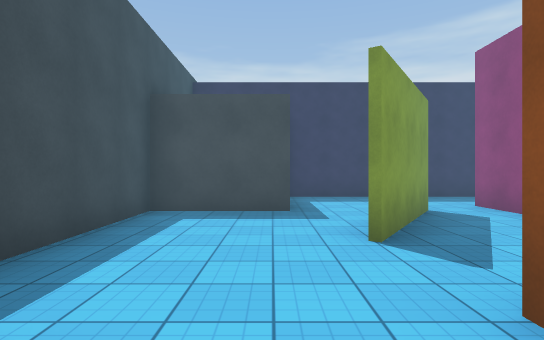
view 1 (above)

22 first-person views from a walk through a scene from a Unity 3-D project. The camera is 1.4 m above the floor, looks level and sees 80° across. The floor is counted in squares, 2 m on a side. Each view is taken from the middle of a square. On the plan, view 1 faces up. The plan holds only what a view shows up to about 10 squares ahead; the rest is blank. The place goes on beyond the plan. The player is left out. Some animated figures are not drawn. Surface patterns are stand-ins for the level's own textures.

view 2
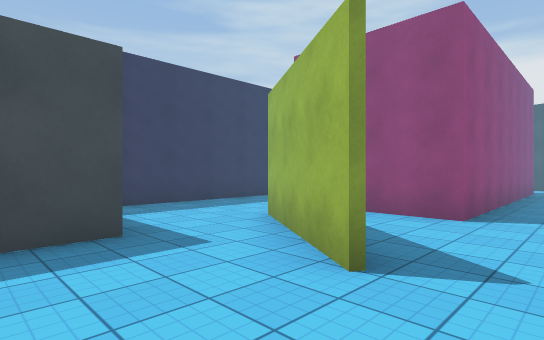

view 3
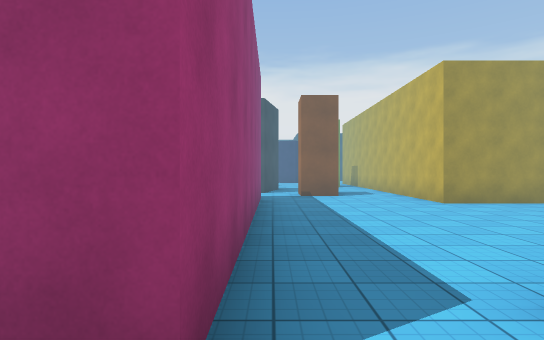

view 4
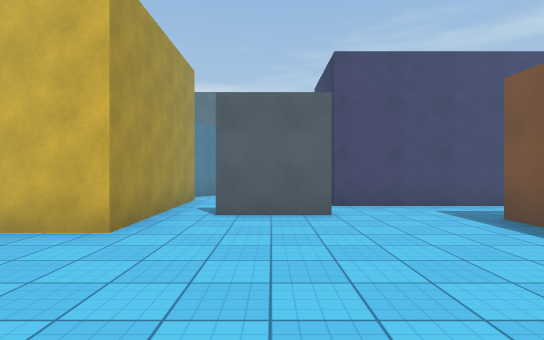

view 5
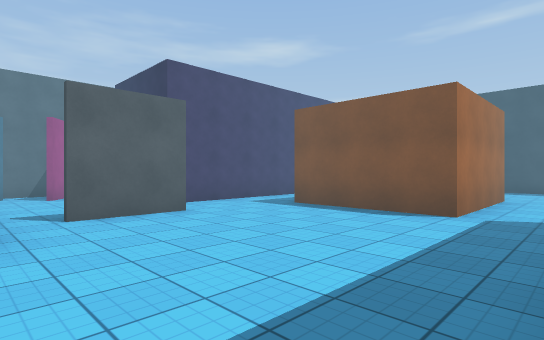

view 6
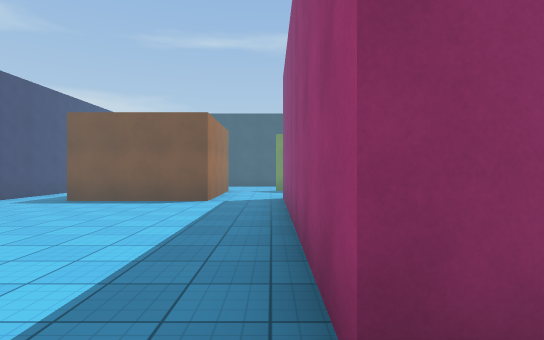

view 7
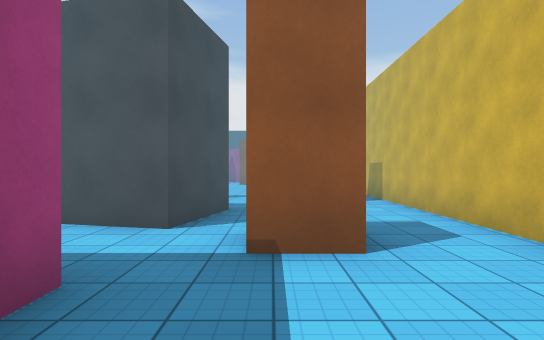

view 8
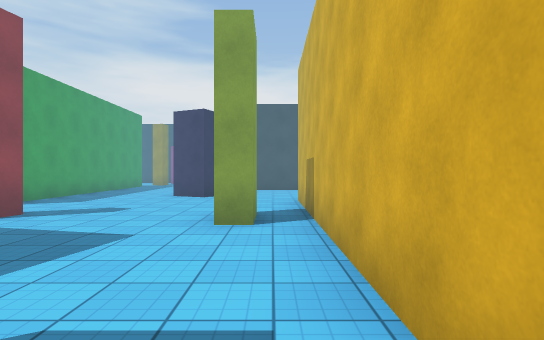

view 9
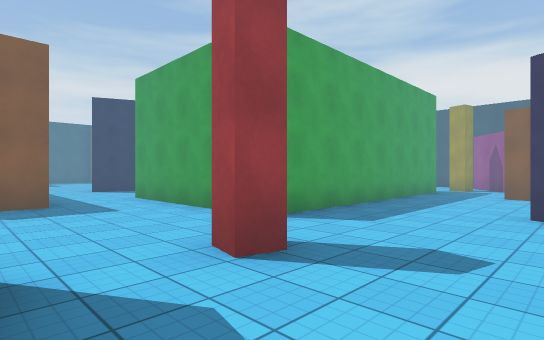

view 10
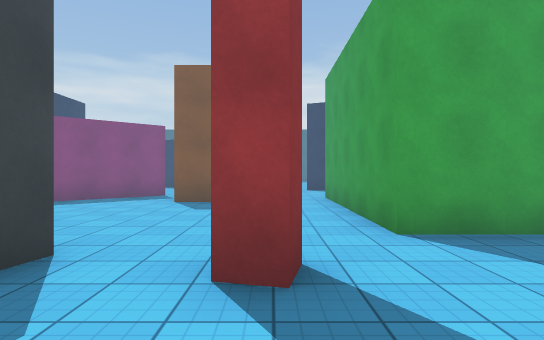

view 11
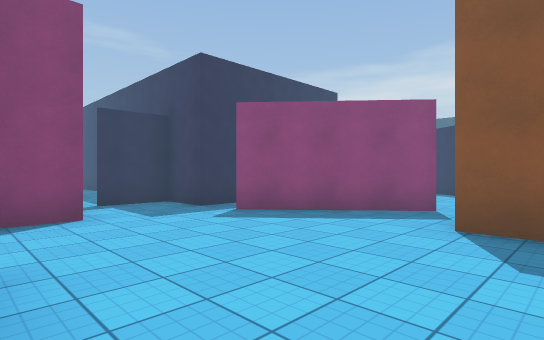

view 12
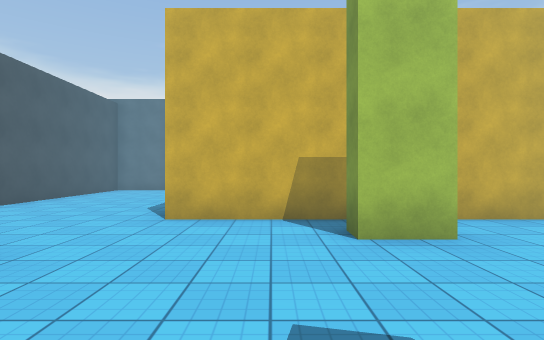

view 13
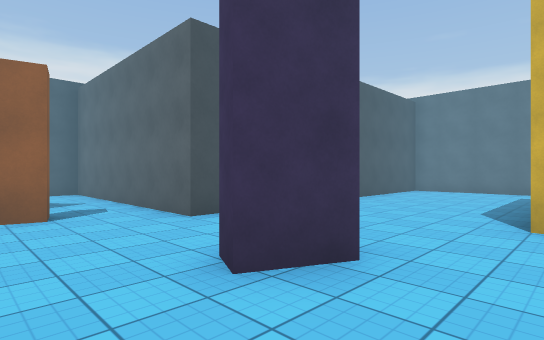

view 14
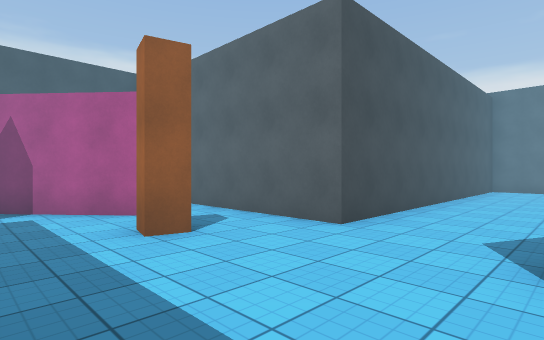

view 15
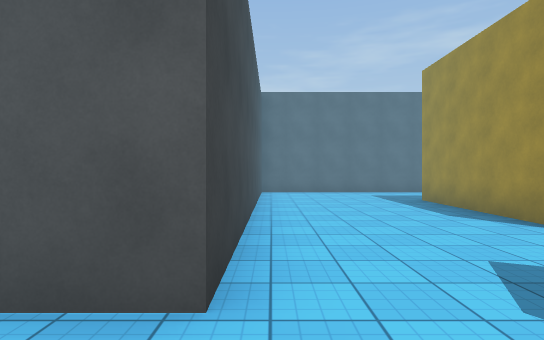

view 16
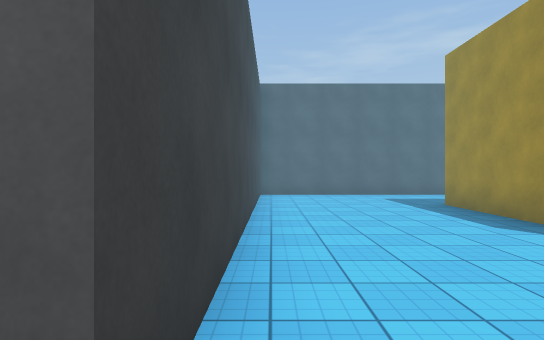

view 17
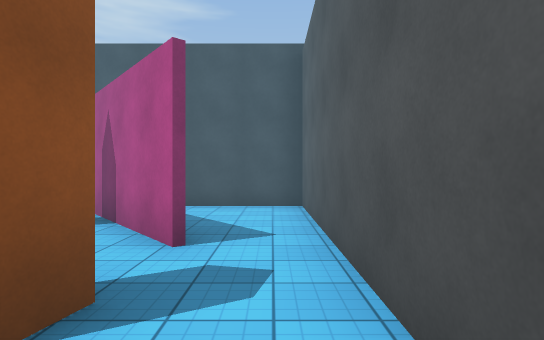

view 18
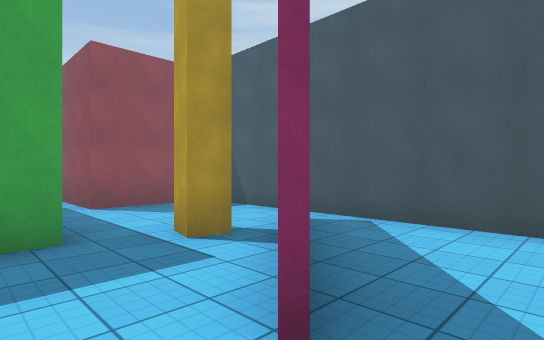

view 19
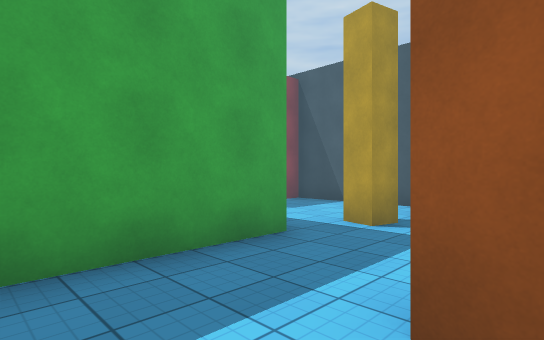

view 20
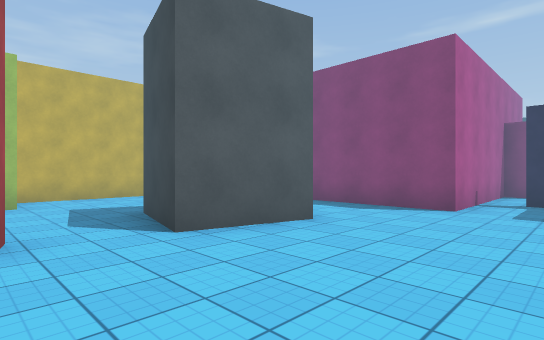

view 21
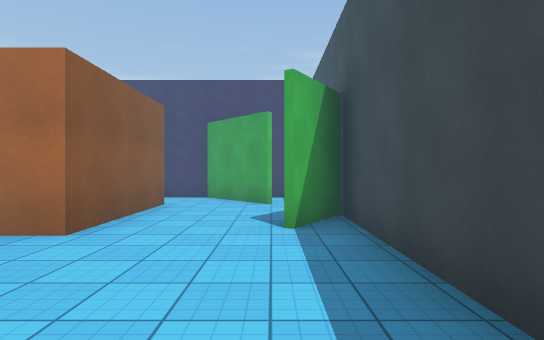

view 22
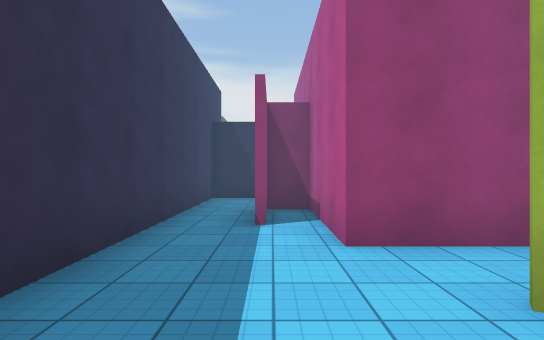

### Floor plan
Points are (right, up) in squares from view 1. A wall is a line through its corners. A room is listed if a view was taken in it or the views show most of it. See-through windows are left out.
Room 1 (views 1, 2, 3, 4, 5, 7, 8)
walls: (7, -2) (8.9, -2); (1.7, 4.1) (1, 3.1); (-1, -1.6) (0.6, -3.3) (6.9, -3.3); (9.8, -4.6) (9.8, -0.6) (12.5, -0.6); (11.7, 1.1) (11.7, 2.2); (11, 3.3) (4, 3.3); (8, -6.2) (8.3, -5.7); (-2.1, 2.6) (-2.1, -0.1); (9.1, -6.6) (10, -5.3)
ways out: opening at (12.7, 1.3) to room 2; opening at (-0.5, 3.5) to room 3; opening at (3, 4.5) to room 3; gap at (9, -2)
objects: other object (2, -1) to (4, 1); other object (6, -6) to (7, -5)
Room 2 (views 6, 9, 10, 11, 12, 13, 14, 15, 16, 17, 18, 19, 20)
walls: (17.1, 0.7) (17.1, 0.2) (16.1, 0.2) (16.1, 0.7) (17.1, 0.7); (17.2, 4.5) (17.1, 3.9) (16.6, 4) (16.8, 4.6); (20.7, 1.5) (20.3, 1.7) (20.7, 2.6) (21.1, 2.4); (19.5, -1.1) (19.5, -4.6); (13.3, 5.1) (15.2, 4.7) (14.7, 2.8) (12.8, 3.2) (13.2, 4.8); (12.5, -0.6) (19.6, -0.6); (11.7, 2.2) (12.4, 2.2); (24.8, 2.9) (24.2, 3.1) (24.4, 3.5); (16.4, 9.1) (14.8, 9.1); (24.4, 5.5) (18.4, 5.5) (18.4, 8.5); (18, -7.2) (23.4, -7.2); (14.1, 10.9) (11.5, 8.6); (9.1, 6.3) (11, 6.3) (11, 3.3); (10.5, 8.5) (9.2, 8.5) (9.2, 7); (23.3, -6.9) (23.3, 1.4) (27.6, 1.4)
ways out: opening at (12.7, 1.3) to room 1; gap at (9, 7) to room 3; opening at (25, 4.5) to room 4; gap at (25, 3) to room 4; opening at (28, 2) to room 5; opening at (11, 9); opening at (17.5, 9.5); opening at (18, -7); gap at (14, 11)
Room 3 (views 21, 22)
walls: (2.8, 5.7) (1.7, 4.1); (-2.1, 5.5) (-2.1, 2.6); (0.9, 3.2) (2.7, 5.8); (4, 3.3) (4, 6.3) (6.8, 6.3); (6.9, 6.9) (6.9, 6.3) (9.1, 6.3); (9.1, 7.4) (9.1, 8.5) (0.4, 8.5)
ways out: opening at (-0.5, 3.5) to room 1; opening at (3, 4.5) to room 1; gap at (9, 7) to room 2
objects: other object (-2, 6) to (0, 6)
Room 4 (no view inside)
walls: (26.7, 5) (26.9, 5.5); (25.9, 5.5) (24.4, 5.5); (29.3, 4.6) (29.3, 8.5) (28.8, 8.5); (28.5, 8.5) (26.8, 8.5); (25.9, 2.8) (28.1, 4.8); (24.4, 3.5) (24.8, 3.4)
ways out: opening at (25, 4.5) to room 2; gap at (25, 3) to room 2; opening at (29, 5) to room 5
Room 5 (no view inside)
walls: (27.6, 1.4) (29.3, 1.4) (29.3, 4.6)
ways out: opening at (28, 2) to room 2; opening at (29, 5) to room 4

Where each view was taken, in squares from view 1:
view 1: 0 up, 0 right, facing up
view 2: 2 up, 1 left, facing up-right
view 3: 3 up, 3 right, facing right
view 4: 3 up, 8 right, facing down
view 5: 3 up, 10 right, facing down-left
view 6: 3 up, 12 right, facing left
view 7: 2 up, 9 right, facing right
view 8: 0 up, 12 right, facing right
view 9: 2 up, 15 right, facing up-right
view 10: 2 up, 17 right, facing up
view 11: 5 up, 16 right, facing up-left
view 12: 4 up, 18 right, facing down
view 13: 4 up, 19 right, facing down-right
view 14: 5 up, 21 right, facing down-right
view 15: 3 up, 23 right, facing down
view 16: 2 up, 23 right, facing down
view 17: 2 up, 23 right, facing right
view 18: 2 up, 25 right, facing up-right
view 19: 3 up, 23 right, facing up-right
view 20: 8 up, 17 right, facing down-left
view 21: 5 up, 1 left, facing down
view 22: 7 up, 1 right, facing right
